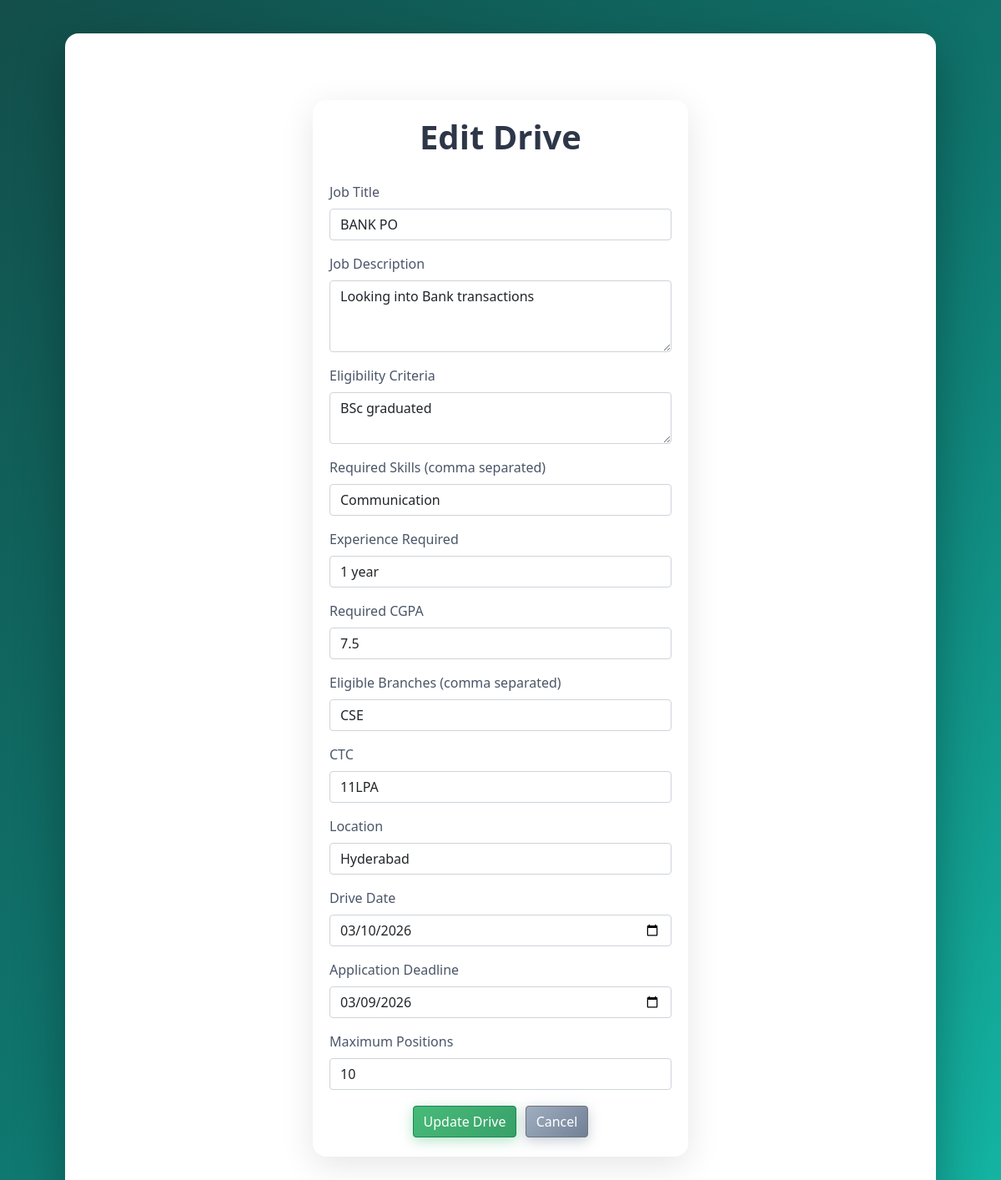
/company/edit_drive/1, run on the app's committed database.
### application/models.py (models this page shows)
class PlacementDrive(db.Model):
    id = db.Column(db.Integer(), primary_key=True)
    job_title = db.Column(db.String(), nullable=False)
    job_description = db.Column(db.String(), nullable=False)
    eligibility_criteria = db.Column(db.String(), nullable=False)
    required_skills = db.Column(db.String(), nullable=True)
    experience = db.Column(db.String(), nullable=True)
    required_cgpa = db.Column(db.Float(), nullable=False)
    eligible_branches = db.Column(db.String(), nullable=False)
    ctc = db.Column(db.String(), nullable=False)
    location = db.Column(db.String(), nullable=False)
    drive_date = db.Column(db.String(), nullable=False)
    application_deadline = db.Column(db.String(), nullable=False)
    max_positions = db.Column(db.Integer(), nullable=False)
    approval_status = db.Column(db.String(), default="pending")
    drive_status = db.Column(db.String(), default="upcoming")
    company_id = db.Column(db.Integer(), db.ForeignKey("company.id"), nullable=False)
    applications = db.relationship("Application", backref="drive_details")

### application/controllers.py (the view, shortened to what this page needs)
@app.route("/company/edit_drive/<int:drive_id>", methods=["GET", "POST"])
def edit_drive(drive_id):
    drive = PlacementDrive.query.get(drive_id)
    company = Company.query.get(drive.company_id)
    return render_template("edit_drive.html", drive=drive, user_id=company.user_id)

### templates/edit_drive.html (shortened to what this page needs)
<!DOCTYPE html>
<html lang="en">
<head>
    <link rel="stylesheet" href="/static/style.css">
    <link href="https://cdn.jsdelivr.net/npm/bootstrap@5.0.2/dist/css/bootstrap.min.css" rel="stylesheet">
</head>
<body>
    <div id="main">
        <div id="canvas">
            <div id="form-body" style="height: auto; padding: 20px;">
                <h1>Edit Drive</h1>
                <form action="/company/edit_drive/{{drive.id}}" method="post">
                <div class="mb-3">
                    <label for="job_title" class="form-label">Job Title</label>
                    <input type="text" class="form-control" name="job_title" value="{{drive.job_title}}" required>
                </div>
                <div class="mb-3">
                    <label for="job_description" class="form-label">Job Description</label>
                    <textarea class="form-control" name="job_description" rows="3" required>{{drive.job_description}}</textarea>
                </div>
                <div class="mb-3">
                    <label for="eligibility_criteria" class="form-label">Eligibility Criteria</label>
                    <textarea class="form-control" name="eligibility_criteria" rows="2" required>{{drive.eligibility_criteria}}</textarea>
                </div>
                <div class="mb-3">
                    <label for="required_skills" class="form-label">Required Skills (comma separated)</label>
                    <input type="text" class="form-control" name="required_skills" value="{{drive.required_skills or ''}}" placeholder="Python, SQL, Communication">
                </div>
                <div class="mb-3">
                    <label for="experience" class="form-label">Experience Required</label>
                    <input type="text" class="form-control" name="experience" value="{{drive.experience or ''}}" placeholder="Fresher / 1-2 years">
                </div>
                <div class="mb-3">
                    <label for="required_cgpa" class="form-label">Required CGPA</label>
                    <input type="number" step="0.01" class="form-control" name="required_cgpa" value="{{drive.required_cgpa}}" required>
                </div>
                <div class="mb-3">
                    <label for="eligible_branches" class="form-label">Eligible Branches (comma separated)</label>
                    <input type="text" class="form-control" name="eligible_branches" value="{{drive.eligible_branches}}" required>
                </div>
                <div class="mb-3">
                    <label for="ctc" class="form-label">CTC</label>
                    <input type="text" class="form-control" name="ctc" value="{{drive.ctc}}" required>
                </div>
                <div class="mb-3">
                    <label for="location" class="form-label">Location</label>
                    <input type="text" class="form-control" name="location" value="{{drive.location}}" required>
                </div>
                <div class="mb-3">
                    <label for="drive_date" class="form-label">Drive Date</label>
                    <input type="date" class="form-control" name="drive_date" value="{{drive.drive_date}}" required>
                </div>
                <div class="mb-3">
                    <label for="application_deadline" class="form-label">Application Deadline</label>
                    <input type="date" class="form-control" name="application_deadline" value="{{drive.application_deadline}}" required>
                </div>
                <div class="mb-3">
                    <label for="max_positions" class="form-label">Maximum Positions</label>
                    <input type="number" class="form-control" name="max_positions" value="{{drive.max_positions}}" required>
                </div>
                <div style="text-align: center;">
                <input type="submit" class="btn btn-success" value="Update Drive">
                <a href="/company/{{user_id}}" class="btn btn-secondary">Cancel</a>
               </div>
               </form>
            </div>
        </div>
    </div>
</body>
</html>

### static/style.css (style rules this page uses)
* { margin: 0; padding: 0; box-sizing: border-box; }
body { font-family: 'Segoe UI', Tahoma, Geneva, Verdana, sans-serif; background: linear-gradient(135deg, #134e4a 0%, #0f766e 50%, #14b8a6 100%); min-height: 100vh; }
#main { padding: 20px; }
#canvas { background: #ffffff; margin: 20px auto; width: 90%; max-width: 1400px; min-height: 600px; border-radius: 16px; box-shadow: 0 20px 60px rgba(0, 0, 0, 0.3); overflow: hidden; }
#form-body { width: 100%; max-width: 450px; margin: 80px auto; background: #fff; border: none; border-radius: 16px; padding: 40px; box-shadow: 0 10px 40px rgba(0, 0, 0, 0.1); }
#form-body h1 { color: #2d3748; font-weight: 700; margin-bottom: 30px; text-align: center; }
.form-control { border: 2px solid #e2e8f0; border-radius: 8px; padding: 12px 16px; font-size: 1rem; transition: all 0.3s ease; }
.form-label { font-weight: 500; color: #4a5568; margin-bottom: 8px; }
.btn { padding: 10px 20px; border-radius: 8px; font-weight: 500; transition: all 0.3s ease; border: none; margin: 3px; }
.btn-success { background: linear-gradient(135deg, #48bb78 0%, #38a169 100%); box-shadow: 0 4px 15px rgba(72, 187, 120, 0.4); }
.btn-secondary { background: linear-gradient(135deg, #a0aec0 0%, #718096 100%); box-shadow: 0 4px 15px rgba(113, 128, 150, 0.4); }
a { color: #0d9488; text-decoration: none; transition: all 0.2s ease; }

### data on the page
PlacementDrive: job_title "BANK PO", job_description "Looking into Bank transactions", eligibility_criteria "BSc graduated", required_skills "Communication", experience "1 year", required_cgpa "7.5", eligible_branches "CSE", ctc "11LPA", location "Hyderabad", drive_date "03/10/2026", application_deadline "03/09/2026", max_positions "10"
